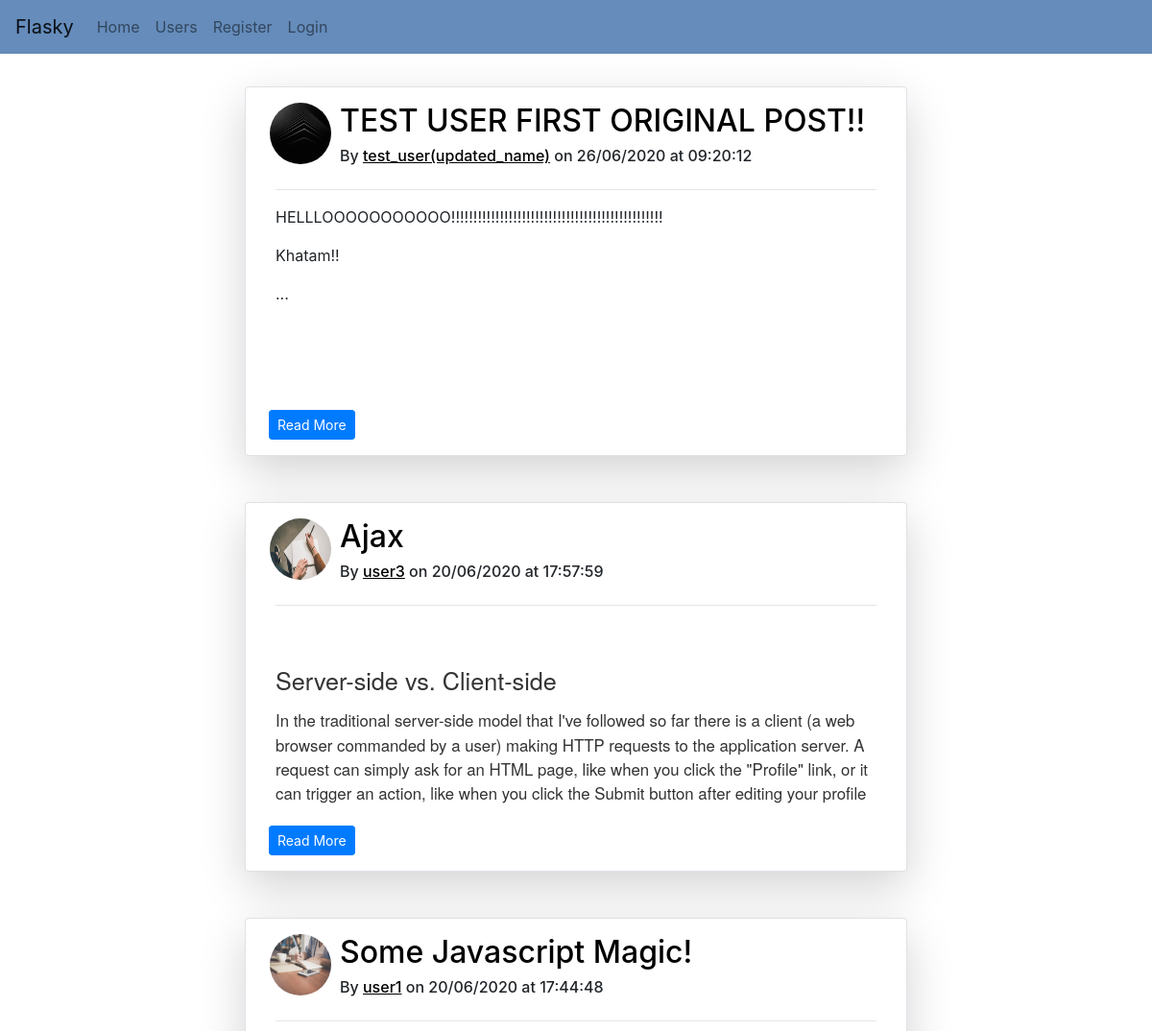
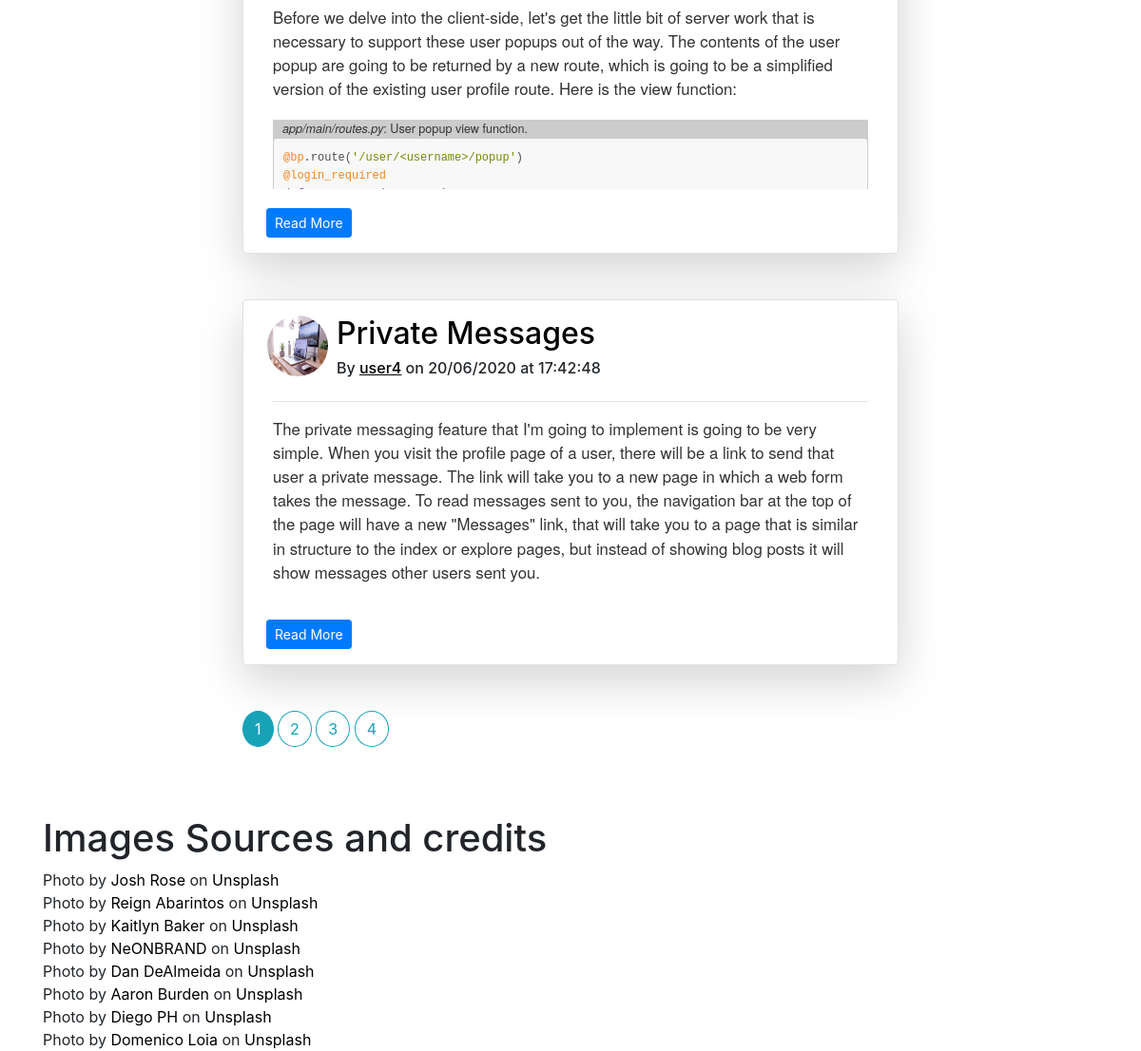
The page /home on the database its author committed (2 pictures, top to bottom).
### learn/models.py (models this page shows, shortened)
class Post(db.Model):
	id = db.Column(db.Integer, primary_key=True)
	title = db.Column(db.String(50), nullable=False)
	content = db.Column(db.Text, nullable=False)
	date_time = db.Column(db.DateTime, nullable=False, default=datetime.utcnow)
	user_id = db.Column(db.Integer, db.ForeignKey('user.id'), nullable=False)
	comments = db.relationship('Comment', backref='post',lazy='dynamic')

class User(db.Model, UserMixin):
	id = db.Column(db.Integer, primary_key=True)
	image_file = db.Column(db.String(20), nullable=False, default='default.png')
	username = db.Column(db.String(20), unique=True, nullable=False)
	email = db.Column(db.String(50), unique=True, nullable=False)
	password = db.Column(db.String(60), nullable=False)
	posts = db.relationship('Post', backref='author', lazy=True)
	comments = db.relationship('Comment', backref='user',lazy='dynamic')
	followed = db.relationship(
    	'User', secondary=followers,
    	primaryjoin=(followers.c.follower_id == id),
    	secondaryjoin=(followers.c.followed_id == id),
    	backref=db.backref('followers', lazy='dynamic'), lazy='dynamic'
        )

### learn/main/routes.py (the view)
@main.route('/', methods=['POST','GET'])
@main.route("/home", methods=['POST','GET'])
def home():
	page = request.args.get('page',1, type=int)
	posts = Post.query.order_by(Post.date_time.desc()).paginate(per_page=4, page=page)
	return render_template('home.html', posts=posts)

### learn/templates/home.html
{% extends 'base.html' %}
{% block body %}
	<div style="width: 60%;" class="container">
		{% for post in posts.items %}
			<div class="border shadow-lg p-3 mb-5 bg-white rounded">
				<div style="margin-bottom: 20px;height: 300px !important;overflow: hidden;" class="container">
					<div class="row">
						<div class="ml-4">
							<img style="width: 64px; height: 64px" class="rounded-circle row" src="{{ url_for('static', filename='profile_pics/'+post.author.image_file) }}">
						</div>
						<div class="ml-4">
							<h2><a style="text-decoration: none" href="{{ 	url_for('posts.post', post_id=post.id) }}">{{ post.title }}	</a></h2>
							<h6>By <a style="text-decoration: underline;" href="{{ url_for('users.user_posts', username=post.author.username) }}">{{ post.author.username }}</a> on 	{{ post.date_time.strftime("%d/%m/%Y") }} at {{ post.date_time.strftime("%H:%M:%S") }}</h6>
						</div>
					</div>
					<hr>
					<p>{{ post.content|safe }}...
					</p>
				</div>
				<a class="btn btn-primary btn-sm ml-2" href="{{ url_for('posts.post', post_id = post.id) }}">Read More</a>
			</div>
		{% endfor %}
			{% for page_num in posts.iter_pages() %}
				{% if page_num %}
					{% if posts.page == page_num %}
						<a class="rounded-circle btn btn-info mb-4" href="{{ url_for('main.home', page=page_num) }}">{{ page_num }}</a>
					{% else %}
						<a class="rounded-circle btn btn-outline-info mb-4" href="{{ url_for('main.home', page=page_num) }}">{{ page_num }}</a>
					{% endif %}
				{% endif %}
			{% endfor %}
	</div>
	<br>
	<br>
	<div class="container">
		<h1>Images Sources and credits</h1>
		<span>Photo by <a target="_blank" href="https://unsplash.com/@joshsrose?utm_source=unsplash&amp;utm_medium=referral&amp;utm_content=creditCopyText">Josh Rose</a> on <a target="_blank" href="/s/photos/profile-abstract-square?utm_source=unsplash&amp;utm_medium=referral&amp;utm_content=creditCopyText">Unsplash</a></span><br>
		<span>Photo by <a target="_blank" href="https://unsplash.com/@jareeign?utm_source=unsplash&amp;utm_medium=referral&amp;utm_content=creditCopyText">Reign Abarintos</a> on <a target="_blank" href="/s/photos/profile-abstract-square?utm_source=unsplash&amp;utm_medium=referral&amp;utm_content=creditCopyText">Unsplash</a></span><br>
		<span>Photo by <a target="_blank" href="https://unsplash.com/@kaitlynbaker?utm_source=unsplash&amp;utm_medium=referral&amp;utm_content=creditCopyText">Kaitlyn Baker</a> on <a target="_blank" href="/s/photos/writing?utm_source=unsplash&amp;utm_medium=referral&amp;utm_content=creditCopyText">Unsplash</a></span><br>
		<span>Photo by <a target="_blank" href="https://unsplash.com/@neonbrand?utm_source=unsplash&amp;utm_medium=referral&amp;utm_content=creditCopyText">NeONBRAND</a> on <a target="_blank" href="/s/photos/writing?utm_source=unsplash&amp;utm_medium=referral&amp;utm_content=creditCopyText">Unsplash</a></span><br>
		<span>Photo by <a target="_blank" href="https://unsplash.com/@ddealmeida?utm_source=unsplash&amp;utm_medium=referral&amp;utm_content=creditCopyText">Dan DeAlmeida</a> on <a target="_blank" href="/s/photos/writing?utm_source=unsplash&amp;utm_medium=referral&amp;utm_content=creditCopyText">Unsplash</a></span><br>
		<span>Photo by <a target="_blank" href="https://unsplash.com/@aaronburden?utm_source=unsplash&amp;utm_medium=referral&amp;utm_content=creditCopyText">Aaron Burden</a> on <a target="_blank" href="/s/photos/writing?utm_source=unsplash&amp;utm_medium=referral&amp;utm_content=creditCopyText">Unsplash</a></span><br>
		<span>Photo by <a target="_blank" href="https://unsplash.com/@jdiegoph?utm_source=unsplash&amp;utm_medium=referral&amp;utm_content=creditCopyText">Diego PH</a> on <a target="_blank" href="/s/photos/blog?utm_source=unsplash&amp;utm_medium=referral&amp;utm_content=creditCopyText">Unsplash</a></span><br>
		<span>Photo by <a target="_blank" href="https://unsplash.com/@domenicoloia?utm_source=unsplash&amp;utm_medium=referral&amp;utm_content=creditCopyText">Domenico Loia</a> on <a target="_blank" href="/s/photos/blog?utm_source=unsplash&amp;utm_medium=referral&amp;utm_content=creditCopyText">Unsplash</a></span><br>
	</div>
{% endblock %}

### learn/templates/base.html (style rules this page uses)
a { color: black; }

### rows shown on the page
Post: image_file (picture), title "TEST USER FIRST ORIGINAL POST!!", author.username "test_user(updated_name)", date_time "26/06/2020", date_time "09:20:12", content "HELLLOOOOOOOOOOO!!!!!!!!!!!!!!!!!!!!!!!!!!!!!!!!!!!!!!!!!!!!!!!! Khatam!!"
Post: image_file (picture), title "Ajax", author.username "user3", date_time "20/06/2020", date_time "17:57:59", content "Server-side vs. Client-side In the traditional server-side model that I've followed so far there is a client (a web browser commanded by a user) making HTTP requests to the application server. A request can simply ask for an HTML page, like when you click the \"Profile\" link, or it can trigger an action, like when you click the Submit button after editing your profile…"
Post: image_file (picture), title "Some Javascript Magic!", author.username "user1", date_time "20/06/2020", date_time "17:44:48", content "Before we delve into the client-side, let's get the little bit of server work that is necessary to support these user popups out of the way. The contents of the user popup are going to be returned by a new route, which is going to be a simplified version of the existing user profile route. Here is the view function: app/main/routes.py : User popup view function. @bp . route ( '/user/<username>/popup' ) @login_required"
Post: image_file (picture), title "Private Messages", author.username "user4", date_time "20/06/2020", date_time "17:42:48", content "The private messaging feature that I'm going to implement is going to be very simple. When you visit the profile page of a user, there will be a link to send that user a private message. The link will take you to a new page in which a web form takes the message. To read messages sent to you, the navigation bar at the top of the page will have a new \"Messages\" link, that will take you to a page that is similar in structure to the index or explore pages, but instead of showing blog posts it will show messages other users sent you."

### other values the page prints
{{ page_num }} "1"
{{ page_num }} "2" "3" "4"
